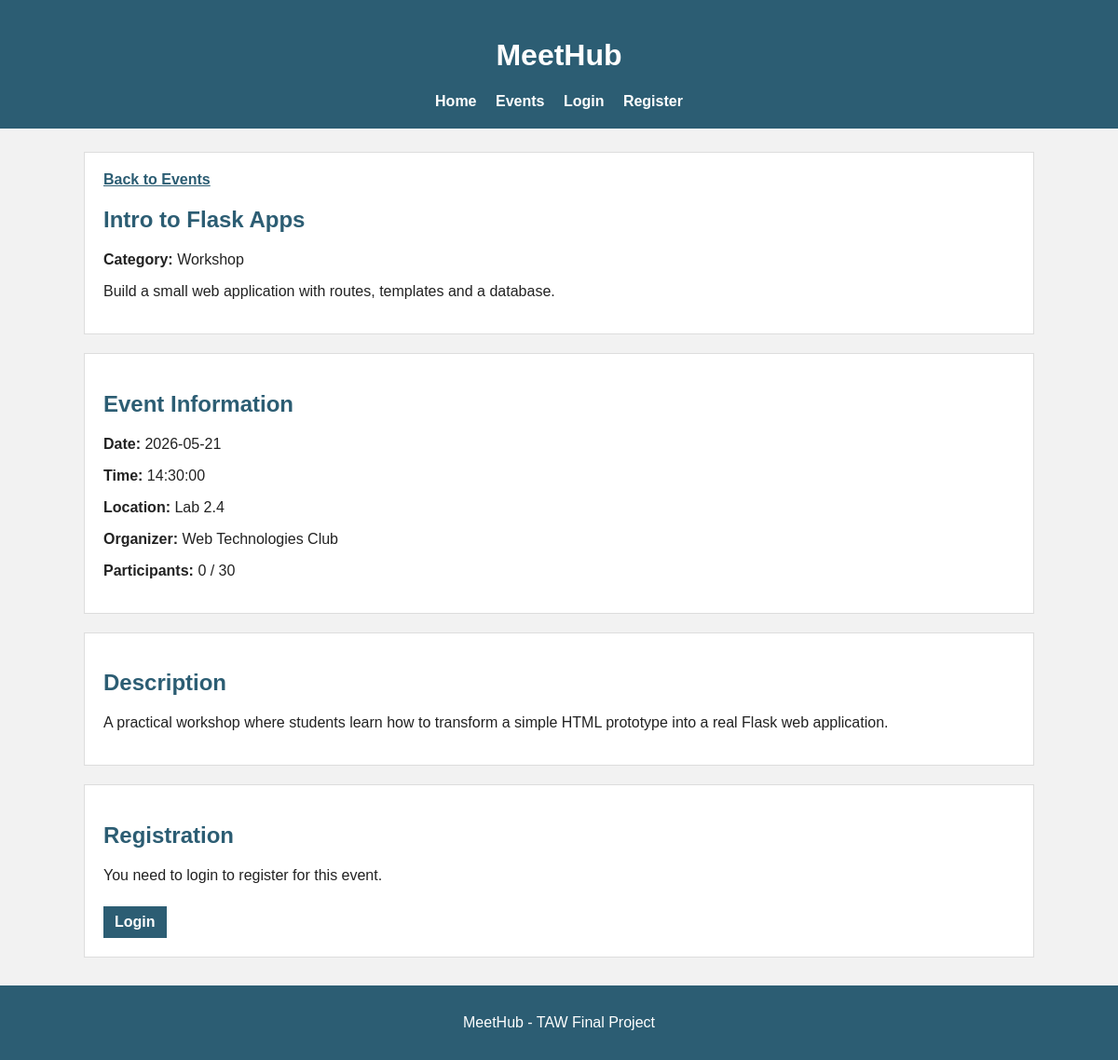
The page /events/1 on the database its author committed.
### models.py (models this page shows)
class BaseModel(Model):
    class Meta:
        database = db

class Event(BaseModel):
    title = CharField()
    short_description = CharField()
    description = TextField()
    date = DateField()
    time = TimeField()
    location = CharField()
    organizer = CharField()
    max_participants = IntegerField(default=30)
    category = ForeignKeyField(Category, backref="events")

class Category(BaseModel):
    name = CharField(unique=True)

### app.py (the view)
@app.route("/events/<int:event_id>")
def event_detail(event_id):
    event = Event.get_or_none(Event.id == event_id)
    if not event:
        return redirect(url_for("events"))
    user = current_user()
    participants = Registration.select().where(
        Registration.event == event
    ).count()
    registered = False
    if user:
        registered = Registration.get_or_none(
            (Registration.user == user) &
            (Registration.event == event)
        ) is not None
    return render_template(
        "event_detail.html",
        event=event,
        participants=participants,
        registered=registered,
        user=user
    )

### app.py (called while the page is built)
@app.before_request
def before_request():
    db.connect(reuse_if_open=True)

@app.after_request
def after_request(response):
    if not db.is_closed():
        db.close()
    return response

def current_user():
    if "user_id" in session:
        return User.get_or_none(User.id == session["user_id"])
    return None

### templates/event_detail.html
{% extends "base.html" %}
{% block content %}
<section>
  <a href="{{ url_for('events') }}">Back to Events</a>
  <h2>{{ event.title }}</h2>
  <p><strong>Category:</strong> {{ event.category.name }}</p>
  <p>{{ event.short_description }}</p>
</section>
<section>
  <h2>Event Information</h2>
  <p><strong>Date:</strong> {{ event.date }}</p>
  <p><strong>Time:</strong> {{ event.time }}</p>
  <p><strong>Location:</strong> {{ event.location }}</p>
  <p><strong>Organizer:</strong> {{ event.organizer }}</p>
  <p><strong>Participants:</strong> {{ participants }} / {{ event.max_participants }}</p>
</section>
<section>
  <h2>Description</h2>
  <p>{{ event.description }}</p>
</section>
<section>
  <h2>Registration</h2>
  {% if user %}
    {% if registered %}
      <p>You are already registered for this event.</p>
    {% elif participants >= event.max_participants %}
      <p>This event is full.</p>
    {% else %}
      <form method="post" action="{{ url_for('register_event', event_id=event.id) }}">
        <button type="submit">Register for Event</button>
      </form>
    {% endif %}
  {% else %}
    <p>You need to login to register for this event.</p>
    <a class="button" href="{{ url_for('login') }}">Login</a>
  {% endif %}
</section>
{% endblock %}

### static/style.css (style rules this page uses)
body { font-family: Arial, sans-serif; background-color: #f2f2f2; margin: 0; color: #222; }
section { background-color: white; padding: 20px; margin-bottom: 20px; border: 1px solid #ddd; }
h1, h2, h3 { color: #2c5d73; }
a { color: #2c5d73; font-weight: bold; }
button, .button { background-color: #2c5d73; color: white; padding: 8px 12px; border: none; text-decoration: none; display: inline-block; margin-top: 8px; }

### rows shown on the page
Event: title "Intro to Flask Apps", short_description "Build a small web application with routes, templates and a database.", date "2026-05-21", time "14:30:00", location "Lab 2.4", organizer "Web Technologies Club", max_participants "30", description "A practical workshop where students learn how to transform a simple HTML prototype into a real Flask web application."
Category: category.name "Workshop"

### other values the page prints
{{ participants }} "0"
